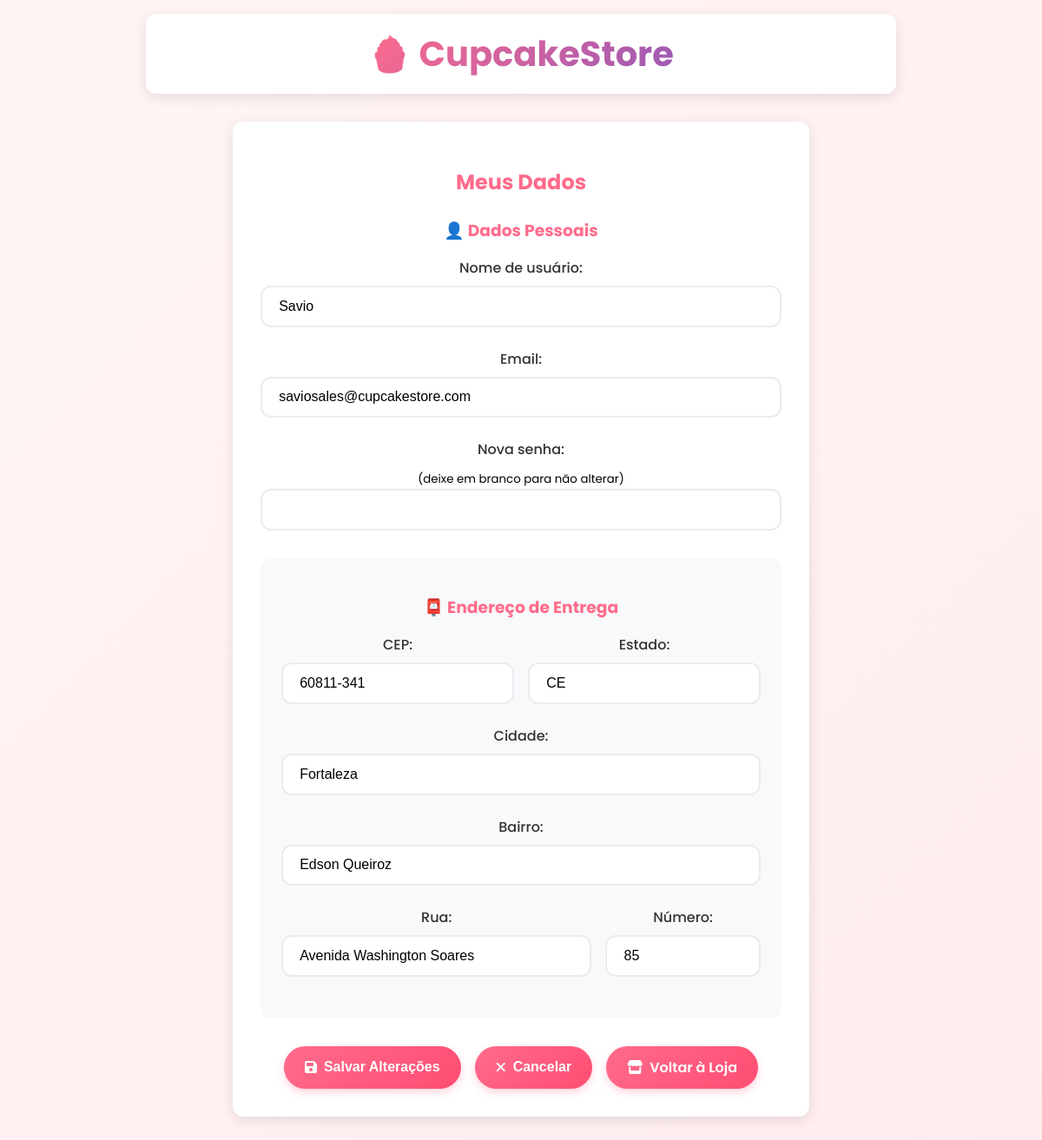
The page /meu-usuario (signed in) on the database its author committed.
### tables this page shows
CREATE TABLE users (
            id INTEGER PRIMARY KEY AUTOINCREMENT,
            username TEXT UNIQUE NOT NULL,
            email TEXT UNIQUE NOT NULL,
            password TEXT NOT NULL,
            created_at TIMESTAMP DEFAULT CURRENT_TIMESTAMP
        , is_admin BOOLEAN DEFAULT 0, estado TEXT, cidade TEXT, bairro TEXT, rua TEXT, numero TEXT, cep TEXT);

### backend/app.py (the view)
@app.route('/meu-usuario', methods=['GET', 'POST'])
def meu_usuario():
    if 'user_id' not in session:
        flash('Você precisa fazer login para acessar esta página!', 'error')
        return redirect(url_for('login'))
    user_id = session['user_id']
    try:
        conn = get_db_connection()
        if request.method == 'POST' and 'cancelar' in request.form:
            flash('Alterações canceladas com sucesso!', 'success')
            return redirect(url_for('meu_usuario'))
        if request.method == 'POST':
            username = request.form['username']
            email = request.form['email']
            password = request.form['password']
            estado = request.form['estado']
            cidade = request.form['cidade']
            bairro = request.form['bairro']
            rua = request.form['rua']
            numero = request.form['numero']
            cep = request.form['cep']
            conn.execute(
                '''UPDATE users SET username = ?, email = ?, estado = ?, cidade = ?, bairro = ?, rua = ?, numero = ?, cep = ?
                WHERE id = ?''',
                (username, email, estado, cidade, bairro, rua, numero, cep, user_id)
            )
            if password:
                password_hash = generate_password_hash(password)
                conn.execute(
                    'UPDATE users SET password = ? WHERE id = ?',
                    (password_hash, user_id)
                )
            conn.commit()
            conn.close()
            session['username'] = username
            flash('Dados atualizados com sucesso!', 'success')
            return redirect(url_for('meu_usuario'))
        else:
            usuario = conn.execute(
                'SELECT * FROM users WHERE id = ?',
                (user_id,)
            ).fetchone()
            conn.close()
            if usuario:
                return render_template('meu_usuario.html', usuario=usuario)
            else:
                flash('Usuário não encontrado!', 'error')
                return redirect(url_for('home'))
    except Exception as e:
        print(f"❌ Erro ao editar usuário: {e}")
        flash('Erro ao editar usuário.', 'error')
        return redirect(url_for('home'))

### backend/app.py (called while the page is built)
@app.context_processor
def utility_processor():
    def check_is_admin():
        """Verifica se o usuário logado é admin"""
        if 'user_id' not in session:
            return False
        try:
            conn = get_db_connection()
            user = conn.execute(
                'SELECT is_admin FROM users WHERE id = ?',
                (session['user_id'],)
            ).fetchone()
            conn.close()
            return user and user['is_admin'] == 1
        except:
            return False
    return dict(is_admin=check_is_admin)

### database/database.py (called while the page is built)
def get_db_connection():
    db_path = os.path.join(base_dir, 'cupcakes.db')
    conn = sqlite3.connect(db_path)
    conn.row_factory = sqlite3.Row
    return conn

### frontend/templates/meu_usuario.html (shortened to what this page needs)
<!DOCTYPE html>
<html lang="pt-BR">
<head>
    <link rel="stylesheet" href="{{ url_for('static', filename='css/style.css') }}">
    <link rel="stylesheet" href="https://cdnjs.cloudflare.com/ajax/libs/font-awesome/6.4.0/css/all.min.css">
</head>
<body>
    <div class="header-content">
        <div class="logo">
            <a href="{{ url_for('home') }}">
                <h1>🧁 CupcakeStore</h1>
            </a>
        </div>
    </div>
    <div class="user-container">
        <h2>Meus Dados</h2>
        <form action="{{ url_for('meu_usuario') }}" method="POST" id="formEditarUsuario">
            <div style="margin-bottom: 2rem;">
                <h3 style="color: var(--primary); margin-bottom: 1rem;">👤 Dados Pessoais</h3>
                <div class="form-group">
                    <label for="username">Nome de usuário:</label>
                    <input type="text" id="username" name="username" value="{{ usuario['username'] }}" required>
                </div>
                <div class="form-group">
                    <label for="email">Email:</label>
                    <input type="email" id="email" name="email" value="{{ usuario['email'] }}" required>
                </div>
                <div class="form-group">
                    <label for="password">Nova senha:</label>
                    <small>(deixe em branco para não alterar)</small>
                    <input type="password" id="password" name="password">
                </div>
            </div>
            <div style="margin-bottom: 2rem; padding: 1.5rem; background: #f8f9fa; border-radius: var(--radius);">
                <h3 style="color: var(--primary); margin-bottom: 1rem;">📮 Endereço de Entrega</h3>
                <div style="display: grid; grid-template-columns: 1fr 1fr; gap: 1rem;">
                    <div class="form-group">
                        <label for="cep">CEP:</label>
                        <input type="text" id="cep" name="cep" value="{{ usuario['cep'] or '' }}" required>
                    </div>
                    <div class="form-group">
                        <label for="estado">Estado:</label>
                        <input type="text" id="estado" name="estado" value="{{ usuario['estado'] or '' }}"
                            placeholder="SP" required>
                    </div>
                </div>
                <div class="form-group">
                    <label for="cidade">Cidade:</label>
                    <input type="text" id="cidade" name="cidade" value="{{ usuario['cidade'] or '' }}" required>
                </div>
                <div class="form-group">
                    <label for="bairro">Bairro:</label>
                    <input type="text" id="bairro" name="bairro" value="{{ usuario['bairro'] or '' }}" required>
                </div>
                <div style="display: grid; grid-template-columns: 2fr 1fr; gap: 1rem;">
                    <div class="form-group">
                        <label for="rua">Rua:</label>
                        <input type="text" id="rua" name="rua" value="{{ usuario['rua'] or '' }}" required>
                    </div>
                    <div class="form-group">
                        <label for="numero">Número:</label>
                        <input type="text" id="numero" name="numero" value="{{ usuario['numero'] or '' }}" required>
                    </div>
                </div>
            </div>
            <div class="form-actions">
                <button type="button" class="btn" onclick="abrirModalSalvar()">
                    <i class="fas fa-save"></i> Salvar Alterações
                </button>
                <button type="button" class="btn" onclick="abrirModalCancelar()">
                    <i class="fas fa-times"></i> Cancelar
                </button>
                <a href="{{ url_for('home') }}" class="btn">
                    <i class="fas fa-store"></i> Voltar à Loja
                </a>
            </div>
        </form>
    </div>
</body>
</html>

### frontend/static/css/style.css (style rules this page uses)
body { font-family: Arial, sans-serif; text-align: center; margin: 0; padding: 20px; background-color: #fff5f5; }
h1 { color: #ff6b8b; }
.header-content { display: flex; justify-content: center; align-items: center; position: relative; }
.form-group { margin-bottom: 20px; }
.form-group label { display: block; margin-bottom: 8px; font-weight: bold; color: #333; }
.form-group input { width: 100%; padding: 12px 15px; border: 2px solid #ddd; border-radius: 8px; font-size: 16px; transition: border-color 0.3s ease; }
.logo { text-decoration: none; color: inherit; transition: transform 0.3s ease; }
.logo h1 { margin: 0; color: #ff6b8b; font-size: 2.2em; transition: all 0.3s ease; }
.form-group { margin-bottom: 15px; }
.form-group label { display: block; margin-bottom: 5px; font-weight: bold; }
.form-group input, .form-group textarea, .form-group select { width: 100%; padding: 10px; border: 2px solid #ddd; border-radius: 8px; font-size: 16px; }

### frontend/templates/meu_usuario.html (style rules this page uses)
:root { --primary: #ff6b8b; --primary-dark: #ff4d73; --secondary: #9b59b6; --accent: #27ae60; --light: #fff5f5; --dark: #333; --gray: #95a5a6; --white: #ffffff; --shadow: 0 4px 15px rgba(0, 0, 0, 0.1); --radius: 12px; }
body { font-family: 'Poppins', sans-serif; background: linear-gradient(135deg, #fff5f5 0%, #ffecef 100%); min-height: 100vh; margin: 0; padding: 1rem; display: flex; flex-direction: column; align-items: center; }
.header-content { background: var(--white); padding: 1rem 2rem; border-radius: var(--radius); box-shadow: var(--shadow); margin-bottom: 2rem; width: 100%; max-width: 800px; display: flex; justify-content: center; align-items: center; }
.logo { text-align: center; }
.logo a { text-decoration: none; transition: all 0.3s ease; }
.logo h1 { font-size: 2.5rem; background: linear-gradient(135deg, var(--primary), var(--secondary)); -webkit-background-clip: text; -webkit-text-fill-color: transparent; font-weight: 700; margin: 0; transition: all 0.3s ease; }
.user-container { max-width: 600px; width: 100%; background: var(--white); padding: 2rem; border-radius: var(--radius); box-shadow: var(--shadow); margin-bottom: 2rem; }
.user-container h2 { color: var(--primary); margin-bottom: 1.5rem; text-align: center; }
.form-group { margin-bottom: 1.5rem; }
.form-group label { display: block; margin-bottom: 0.5rem; font-weight: 500; color: var(--dark); }
.form-group input { width: 100%; padding: 0.8rem 1.2rem; border: 2px solid #e9ecef; border-radius: var(--radius); font-size: 1rem; box-sizing: border-box; transition: border-color 0.3s ease; }
.btn { display: inline-flex; align-items: center; gap: 0.5rem; padding: 12px 24px; border-radius: 25px; text-decoration: none; font-weight: 600; transition: all 0.3s ease; border: none; cursor: pointer; justify-content: center; box-shadow: 0 4px 10px rgba(255, 107, 139, 0.3); font-size: 1rem; background: linear-gradient(135deg, var(--primary), var(--primary-dark)); color: white; }
.form-actions { display: flex; gap: 1rem; justify-content: center; margin-top: 2rem; flex-wrap: wrap; }

### rows shown on the page
users: username "Savio", email "saviosales@cupcakestore.com", cep "60811-341", estado "CE", cidade "Fortaleza", bairro "Edson Queiroz", rua "Avenida Washington Soares", numero "85"
